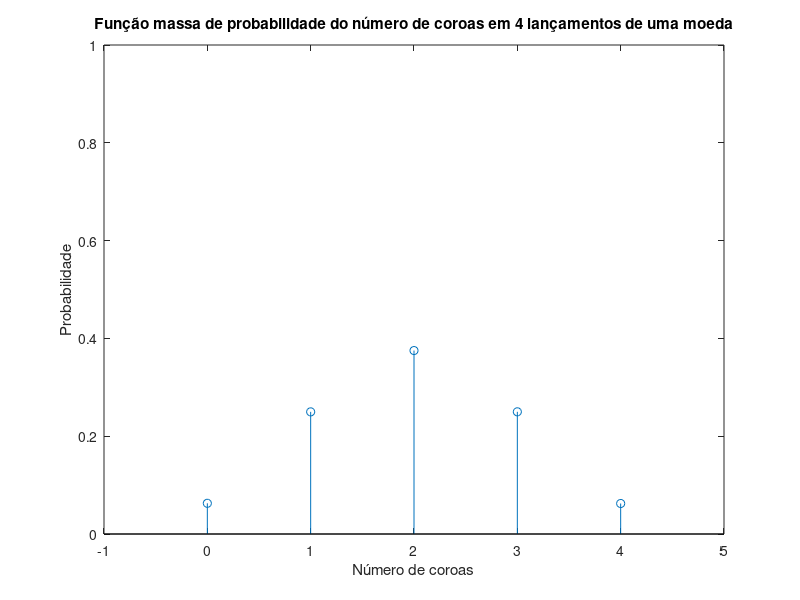

This chart was generated by the following MATLAB code:
clear;
close all;
clc;

%% a)

N = 1e6;
casos = [0 1 2 3 4];

lancamentos = rand(4, N) < 0.5;
coroas = sum(lancamentos);
count = zeros(size(casos));
for i = 0:4
    count(i+1) = sum(coroas == i);
end
prob = count/sum(count);

figure;
stem(casos, prob);
axis([-1 5 0 1]);
xlabel("Número de coroas");
ylabel("Probabilidade");
title("Função massa de probabilidade do número de coroas em 4 lançamentos de uma moeda");